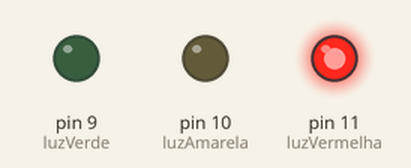
A sketch run on a simulated Arduino Uno, built with avr-gcc and run on an emulated ATmega328P. Shown: output pins drawn as LEDs (lit = HIGH).

Above: at 3.0 s.
At 10.0 s:
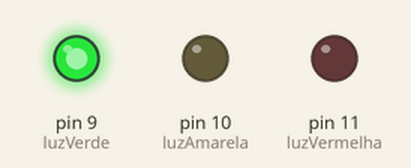
At 13.0 s:
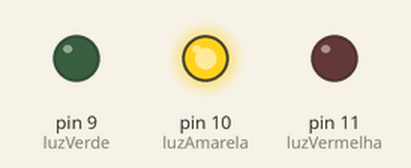
Timing chart, 0 to 18.2 s (numbered marks = the images above):
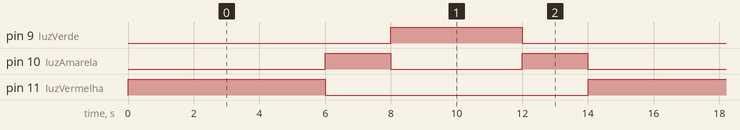

Measured:
- by itself, pin 9 (luzVerde): alternates HIGH for 4.0 s and LOW for 10.0 s
- by itself, pin 10 (luzAmarela): repeats every 14.0 s: LOW 4.0 s, HIGH 2.0 s, LOW 6.0 s, HIGH 2.0 s
- by itself, pin 11 (luzVermelha): alternates HIGH for 6.0 s and LOW for 8.0 s

The sketch:

semaforo.ino
```cpp
#define luzVerde 9
#define luzAmarela 10
#define luzVermelha 11
unsigned long tempoInicial;
unsigned long tempoAtual;

void setup() {
  Serial.begin(9600);
  pinMode(luzVerde, OUTPUT);
  pinMode(luzAmarela, OUTPUT);
  pinMode(luzVermelha, OUTPUT);
  digitalWrite(luzVermelha, LOW);
  digitalWrite(luzAmarela, LOW);
  digitalWrite(luzVerde, LOW);
  tempoInicial = millis();
}

void loop() {
  tempoAtual = millis() - tempoInicial;
  if(tempoAtual <= 6000){
    digitalWrite(luzAmarela, LOW);
    digitalWrite(luzVermelha, HIGH);
  }
  else if(tempoAtual > 6000 && tempoAtual <= 8000){
    digitalWrite(luzVermelha, LOW);
    digitalWrite(luzAmarela, HIGH);
  }
  else if(tempoAtual > 8000 && tempoAtual <= 12000){
    digitalWrite(luzAmarela, LOW);
    digitalWrite(luzVerde, HIGH);
  }
  else if(tempoAtual >= 12000 && tempoAtual <= 14000) {
    digitalWrite(luzVerde, LOW);
    digitalWrite(luzAmarela, HIGH);
  }
  else {
    tempoInicial = millis();
  }
}
```
